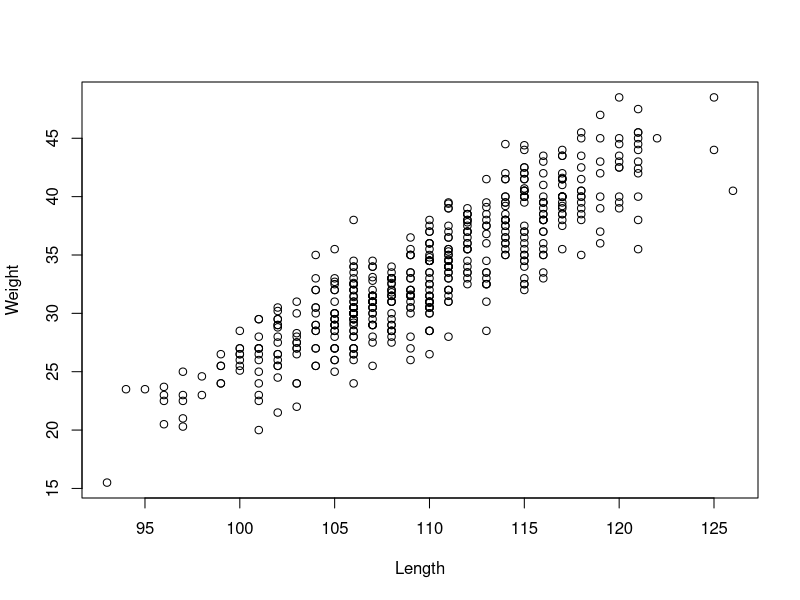
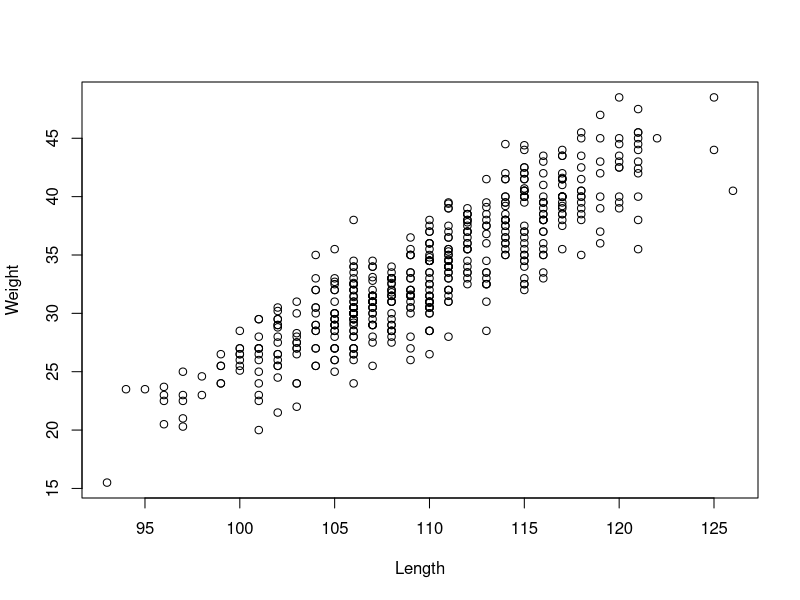
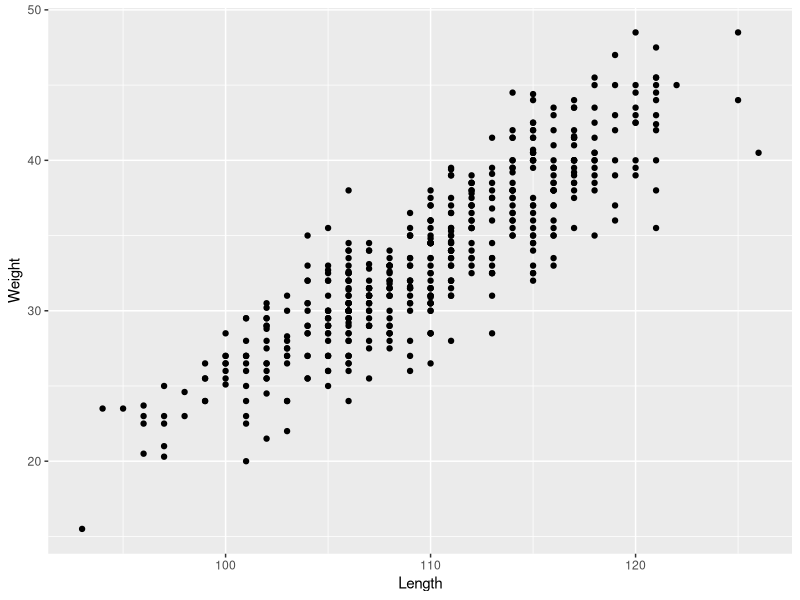
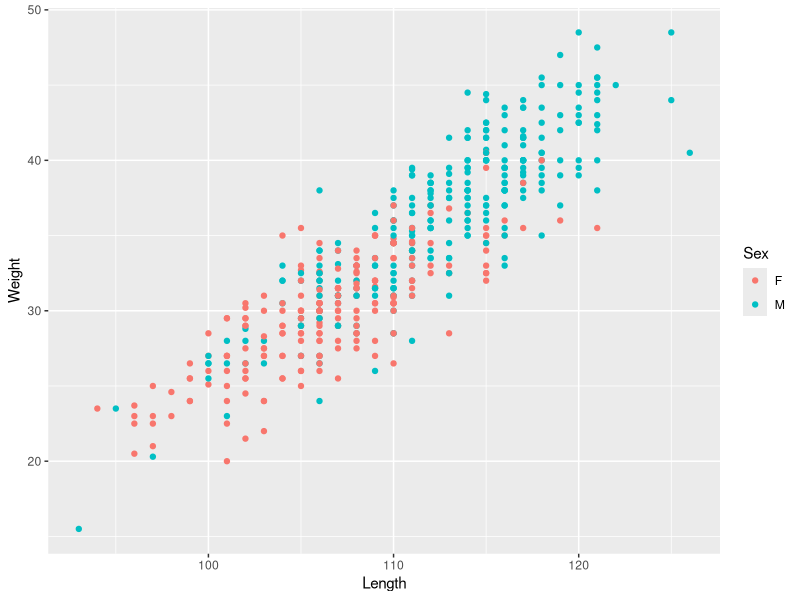
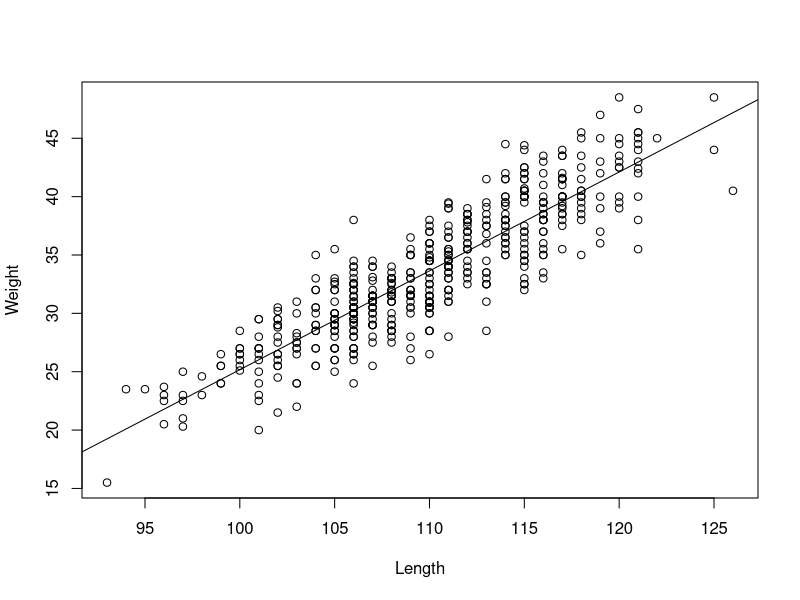
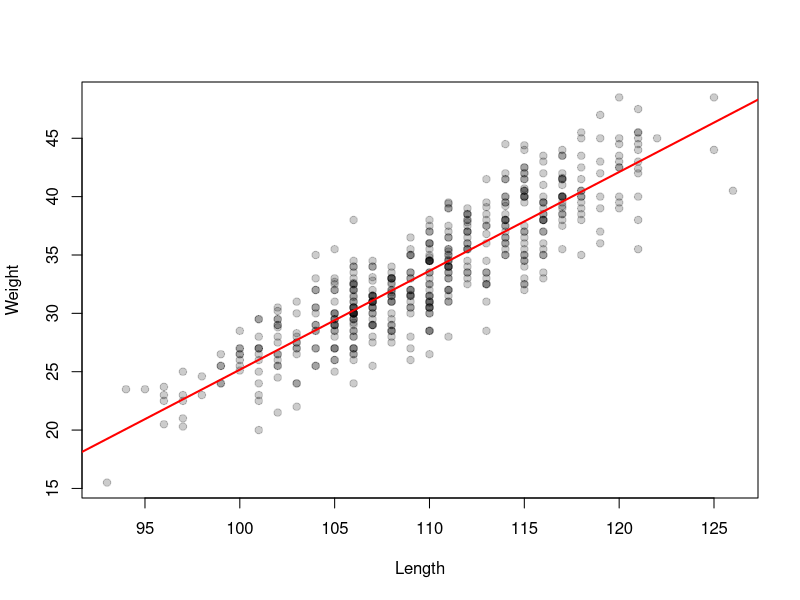
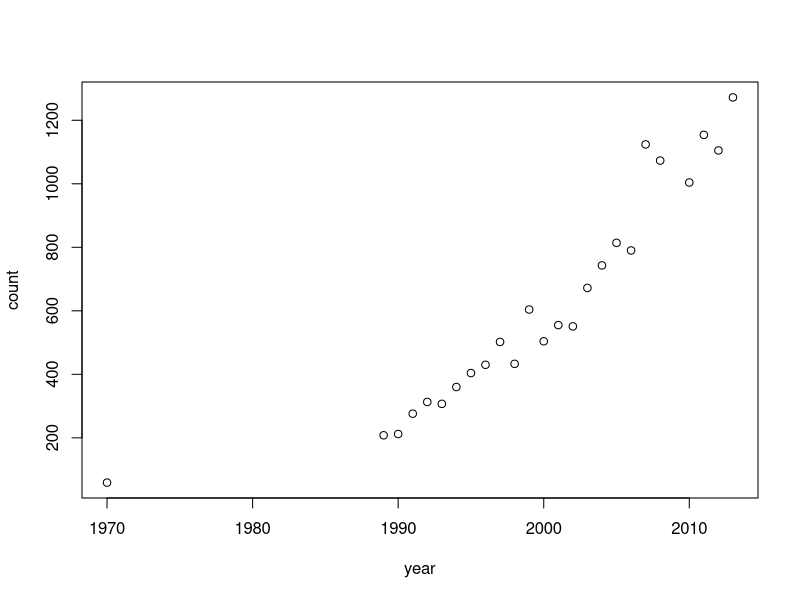
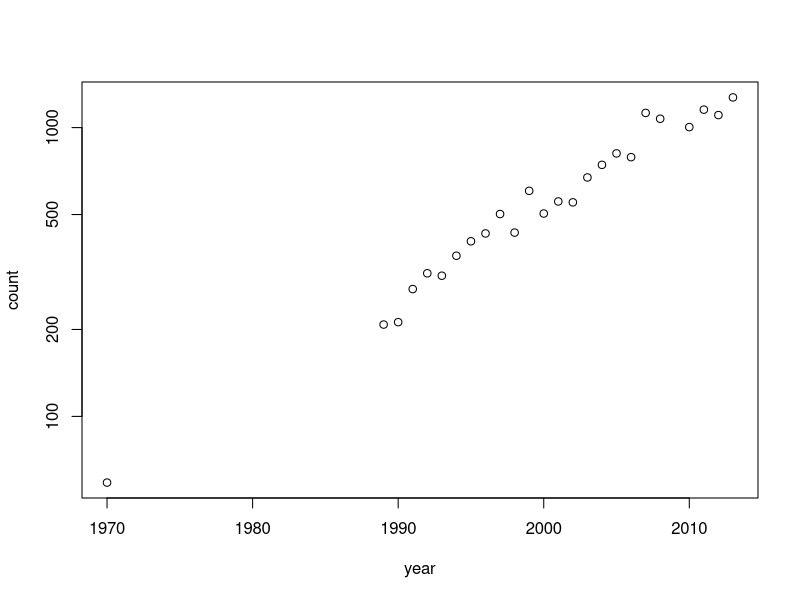

These figures' R source, in order:
## ---- chunk 1
knitr::opts_chunk$set(echo = TRUE, 
                      out.width = "60%",
                      fig.align = "center",
                      warnings = FALSE, 
                      mmessage = FALSE)
## ---- chunk 2
SeaOtters <- read.csv("SeaOtters.csv")
SeaLions <- read.csv("SeaLions.csv")
## ---- chunk 3
Length <- SeaLions$Length
Weight <- SeaLions$Weight
plot(Length, Weight)
## ---- chunk 4
plot(Weight ~ Length, data = SeaLions)
## ---- chunk 5
library(ggplot2)
## ---- chunk 6
require(ggplot2)
## ---- chunk 7
ggplot(SeaLions, aes(x = Length, y = Weight)) + geom_point()
## ---- chunk 8
ggplot(SeaLions, aes(x = Length, y = Weight, color = Sex)) + geom_point()
## ---- chunk 9
lm(Weight ~ Length, data = SeaLions)
## ---- chunk 10
sealion.fit <- lm(Weight ~ Length, data = SeaLions)
## ---- chunk 11
summary(sealion.fit)
## ---- chunk 12
(CI.low <- 0.84675 - 2*0.02024)
(CI.high <- 0.84675 + 2*0.02024)
## ---- chunk 13
summary(sealion.fit)$coef[2,1] + c(-2,2) * summary(sealion.fit)$coef[2,2]

## ---- chunk 14
plot(Weight ~ Length, data = SeaLions)
abline(sealion.fit)
## ---- chunk 15
plot(Weight ~ Length, data = SeaLions, pch = 19, col = rgb(0,0,0,.2))
abline(sealion.fit, col = "red", lwd = 2)
## ---- chunk 16
SeaLion.males <- subset(SeaLions, Sex == "M")
SeaLion.females <- subset(SeaLions, Sex == "F")
## ---- chunk 17
plot(count ~ year, data = SeaOtters)
## ---- chunk 18
plot(count ~ year, data = SeaOtters, log = "y")
## ---- chunk 19
otter.fit <- lm(count ~ year, data = SeaOtters)
## ---- chunk 20
otter.fit
## ---- chunk 21
summary(otter.fit)
## ---- chunk 22
plot(count ~ year, data = SeaOtters)
abline(otter.fit)
## ---- chunk 23
logotter.fit <- lm(log(count) ~ year, data = SeaOtters)
summary(logotter.fit)
## ---- chunk 24
r.hat <- summary(logotter.fit)$coefficients[2,1]
r.sd <- summary(logotter.fit)$coefficients[2,2]
exp(c(r.hat, r.hat-2*r.sd, r.hat+2*r.sd))
## ---- chunk 25
plot(log(count) ~ year, data = SeaOtters)
abline(logotter.fit)
## ---- chunk 26
plot(log(count) ~ year, main = 'Sea Otter Population', 
     col = 'brown', pch = 4, data = SeaOtters, lwd = 2)
abline(logotter.fit, col = "blue", lwd = 2)
## ---- chunk 27
plot(count ~ year, main = 'Sea Otter Population', 
     col = 'brown', pch = 4, data = SeaOtters, lwd = 2)
curve(exp(logotter.fit$coef[1] + 
            logotter.fit$coef[2] * x), col = "blue", add = TRUE, lwd = 2)
## ---- chunk 28
require(ggplot2)

ggplot(SeaOtters, aes(year, count)) + geom_point() + 
    stat_smooth(method = "glm", 
                method.args = list(family = gaussian(link = "log")))
